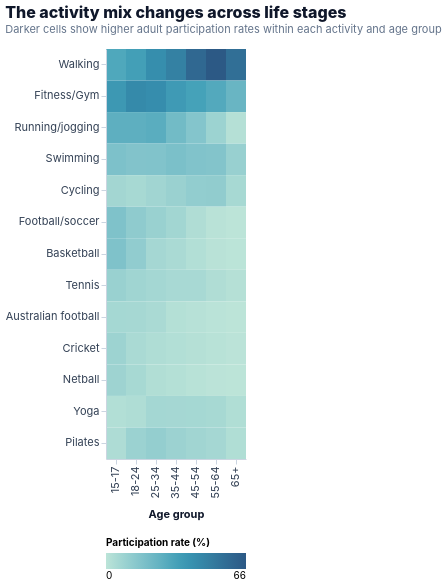

Specify this chart in Vega-Lite:
### Vega-Lite specification from a JSON file in a GitHub repository (floating-point values rounded to 4 significant figures)
{"$schema": "https://vega.github.io/schema/vega-lite/v5.json", "background": "transparent", "config": {"view": {"stroke": null}, "axis": {"labelFont": "Inter, Arial, sans-serif", "titleFont": "Inter, Arial, sans-serif", "labelColor": "#334155", "titleColor": "#0f172a", "gridColor": "#e8edf4", "domainColor": "#cbd5e1", "tickColor": "#cbd5e1", "labelFontSize": 11, "titleFontSize": 11, "titlePadding": 10}, "legend": {"labelFont": "Inter, Arial, sans-serif", "titleFont": "Inter, Arial, sans-serif", "orient": "bottom", "labelLimit": 180, "labelFontSize": 10, "titleFontSize": 10, "symbolType": "circle"}, "title": {"font": "Inter, Arial, sans-serif", "fontSize": 16, "fontWeight": 800, "subtitleFont": "Inter, Arial, sans-serif", "subtitleFontSize": 11, "anchor": "start", "color": "#0f172a", "subtitleColor": "#64748b", "offset": 14}, "bar": {"cornerRadiusEnd": 5}, "range": {"category": ["#0f766e", "#2563eb", "#f59e0b", "#db2777", "#8b5cf6", "#14b8a6", "#64748b"]}}, "title": {"text": "The activity mix changes across life stages", "subtitle": "Darker cells show higher adult participation rates within each activity and age group"}, "data": {"values": [{"activity": "Walking", "activity_group": "Fitness / lifestyle", "age_group": "15-17", "participation_rate_pct": 30.35, "age_order": 1}, {"activity": "Walking", "activity_group": "Fitness / lifestyle", "age_group": "18-24", "participation_rate_pct": 34.19, "age_order": 2}, {"activity": "Walking", "activity_group": "Fitness / lifestyle", "age_group": "25-34", "participation_rate_pct": 41.86, "age_order": 3}, {"activity": "Walking", "activity_group": "Fitness / lifestyle", "age_group": "35-44", "participation_rate_pct": 47.55, "age_order": 4}, {"activity": "Walking", "activity_group": "Fitness / lifestyle", "age_group": "45-54", "participation_rate_pct": 58.67, "age_order": 5}, {"activity": "Walking", "activity_group": "Fitness / lifestyle", "age_group": "55-64", "participation_rate_pct": 66.03, "age_order": 6}, {"activity": "Walking", "activity_group": "Fitness / lifestyle", "age_group": "65+", "participation_rate_pct": 55.82, "age_order": 7}, {"activity": "Fitness/Gym", "activity_group": "Fitness / lifestyle", "age_group": "15-17", "participation_rate_pct": 37.32, "age_order": 1}, {"activity": "Fitness/Gym", "activity_group": "Fitness / lifestyle", "age_group": "18-24", "participation_rate_pct": 43.44, "age_order": 2}, {"activity": "Fitness/Gym", "activity_group": "Fitness / lifestyle", "age_group": "25-34", "participation_rate_pct": 42.06, "age_order": 3}, {"activity": "Fitness/Gym", "activity_group": "Fitness / lifestyle", "age_group": "35-44", "participation_rate_pct": 36.39, "age_order": 4}, {"activity": "Fitness/Gym", "activity_group": "Fitness / lifestyle", "age_group": "45-54", "participation_rate_pct": 32.93, "age_order": 5}, {"activity": "Fitness/Gym", "activity_group": "Fitness / lifestyle", "age_group": "55-64", "participation_rate_pct": 29.52, "age_order": 6}, {"activity": "Fitness/Gym", "activity_group": "Fitness / lifestyle", "age_group": "65+", "participation_rate_pct": 23.68, "age_order": 7}, {"activity": "Running/jogging", "activity_group": "Fitness / lifestyle", "age_group": "15-17", "participation_rate_pct": 26.57, "age_order": 1}, {"activity": "Running/jogging", "activity_group": "Fitness / lifestyle", "age_group": "18-24", "participation_rate_pct": 26.65, "age_order": 2}, {"activity": "Running/jogging", "activity_group": "Fitness / lifestyle", "age_group": "25-34", "participation_rate_pct": 27.66, "age_order": 3}, {"activity": "Running/jogging", "activity_group": "Fitness / lifestyle", "age_group": "35-44", "participation_rate_pct": 20.85, "age_order": 4}, {"activity": "Running/jogging", "activity_group": "Fitness / lifestyle", "age_group": "45-54", "participation_rate_pct": 15.77, "age_order": 5}, {"activity": "Running/jogging", "activity_group": "Fitness / lifestyle", "age_group": "55-64", "participation_rate_pct": 8.46, "age_order": 6}, {"activity": "Running/jogging", "activity_group": "Fitness / lifestyle", "age_group": "65+", "participation_rate_pct": 1.84, "age_order": 7}, {"activity": "Swimming", "activity_group": "Fitness / lifestyle", "age_group": "15-17", "participation_rate_pct": 17.62, "age_order": 1}, {"activity": "Swimming", "activity_group": "Fitness / lifestyle", "age_group": "18-24", "participation_rate_pct": 16.34, "age_order": 2}, {"activity": "Swimming", "activity_group": "Fitness / lifestyle", "age_group": "25-34", "participation_rate_pct": 16.58, "age_order": 3}, {"activity": "Swimming", "activity_group": "Fitness / lifestyle", "age_group": "35-44", "participation_rate_pct": 18.31, "age_order": 4}, {"activity": "Swimming", "activity_group": "Fitness / lifestyle", "age_group": "45-54", "participation_rate_pct": 16.66, "age_order": 5}, {"activity": "Swimming", "activity_group": "Fitness / lifestyle", "age_group": "55-64", "participation_rate_pct": 15.99, "age_order": 6}, {"activity": "Swimming", "activity_group": "Fitness / lifestyle", "age_group": "65+", "participation_rate_pct": 9.74, "age_order": 7}, {"activity": "Cycling", "activity_group": "Outdoor recreation", "age_group": "15-17", "participation_rate_pct": 6.66, "age_order": 1}, {"activity": "Cycling", "activity_group": "Outdoor recreation", "age_group": "18-24", "participation_rate_pct": 5.59, "age_order": 2}, {"activity": "Cycling", "activity_group": "Outdoor recreation", "age_group": "25-34", "participation_rate_pct": 7.12, "age_order": 3}, {"activity": "Cycling", "activity_group": "Outdoor recreation", "age_group": "35-44", "participation_rate_pct": 9.26, "age_order": 4}, {"activity": "Cycling", "activity_group": "Outdoor recreation", "age_group": "45-54", "participation_rate_pct": 11.59, "age_order": 5}, {"activity": "Cycling", "activity_group": "Outdoor recreation", "age_group": "55-64", "participation_rate_pct": 11.95, "age_order": 6}, {"activity": "Cycling", "activity_group": "Outdoor recreation", "age_group": "65+", "participation_rate_pct": 5.58, "age_order": 7}, {"activity": "Football/soccer", "activity_group": "Traditional sport", "age_group": "15-17", "participation_rate_pct": 17.01, "age_order": 1}, {"activity": "Football/soccer", "activity_group": "Traditional sport", "age_group": "18-24", "participation_rate_pct": 12.33, "age_order": 2}, {"activity": "Football/soccer", "activity_group": "Traditional sport", "age_group": "25-34", "participation_rate_pct": 9.36, "age_order": 3}, {"activity": "Football/soccer", "activity_group": "Traditional sport", "age_group": "35-44", "participation_rate_pct": 6.94, "age_order": 4}, {"activity": "Football/soccer", "activity_group": "Traditional sport", "age_group": "45-54", "participation_rate_pct": 3.28, "age_order": 5}, {"activity": "Football/soccer", "activity_group": "Traditional sport", "age_group": "55-64", "participation_rate_pct": 0.95, "age_order": 6}, {"activity": "Football/soccer", "activity_group": "Traditional sport", "age_group": "65+", "participation_rate_pct": 0.14, "age_order": 7}, {"activity": "Basketball", "activity_group": "Traditional sport", "age_group": "15-17", "participation_rate_pct": 17.28, "age_order": 1}, {"activity": "Basketball", "activity_group": "Traditional sport", "age_group": "18-24", "participation_rate_pct": 11.69, "age_order": 2}, {"activity": "Basketball", "activity_group": "Traditional sport", "age_group": "25-34", "participation_rate_pct": 6.16, "age_order": 3}, {"activity": "Basketball", "activity_group": "Traditional sport", "age_group": "35-44", "participation_rate_pct": 4.84, "age_order": 4}, {"activity": "Basketball", "activity_group": "Traditional sport", "age_group": "45-54", "participation_rate_pct": 2.62, "age_order": 5}, {"activity": "Basketball", "activity_group": "Traditional sport", "age_group": "55-64", "participation_rate_pct": 0.78, "age_order": 6}, {"activity": "Basketball", "activity_group": "Traditional sport", "age_group": "65+", "participation_rate_pct": 0.21, "age_order": 7}, {"activity": "Tennis", "activity_group": "Traditional sport", "age_group": "15-17", "participation_rate_pct": 9.45, "age_order": 1}, {"activity": "Tennis", "activity_group": "Traditional sport", "age_group": "18-24", "participation_rate_pct": 7.48, "age_order": 2}, {"activity": "Tennis", "activity_group": "Traditional sport", "age_group": "25-34", "participation_rate_pct": 6.48, "age_order": 3}, {"activity": "Tennis", "activity_group": "Traditional sport", "age_group": "35-44", "participation_rate_pct": 5.28, "age_order": 4}, {"activity": "Tennis", "activity_group": "Traditional sport", "age_group": "45-54", "participation_rate_pct": 5.27, "age_order": 5}, {"activity": "Tennis", "activity_group": "Traditional sport", "age_group": "55-64", "participation_rate_pct": 3.29, "age_order": 6}, {"activity": "Tennis", "activity_group": "Traditional sport", "age_group": "65+", "participation_rate_pct": 1.92, "age_order": 7}, {"activity": "Australian football", "activity_group": "Traditional sport", "age_group": "15-17", "participation_rate_pct": 6.04, "age_order": 1}, {"activity": "Australian football", "activity_group": "Traditional sport", "age_group": "18-24", "participation_rate_pct": 6.01, "age_order": 2}, {"activity": "Australian football", "activity_group": "Traditional sport", "age_group": "25-34", "participation_rate_pct": 4.75, "age_order": 3}, {"activity": "Australian football", "activity_group": "Traditional sport", "age_group": "35-44", "participation_rate_pct": 2.07, "age_order": 4}, {"activity": "Australian football", "activity_group": "Traditional sport", "age_group": "45-54", "participation_rate_pct": 1.38, "age_order": 5}, {"activity": "Australian football", "activity_group": "Traditional sport", "age_group": "55-64", "participation_rate_pct": 0.45, "age_order": 6}, {"activity": "Australian football", "activity_group": "Traditional sport", "age_group": "65+", "participation_rate_pct": 0.07, "age_order": 7}, {"activity": "Cricket", "activity_group": "Traditional sport", "age_group": "15-17", "participation_rate_pct": 8.43, "age_order": 1}, {"activity": "Cricket", "activity_group": "Traditional sport", "age_group": "18-24", "participation_rate_pct": 4.83, "age_order": 2}, {"activity": "Cricket", "activity_group": "Traditional sport", "age_group": "25-34", "participation_rate_pct": 3.54, "age_order": 3}, {"activity": "Cricket", "activity_group": "Traditional sport", "age_group": "35-44", "participation_rate_pct": 2.67, "age_order": 4}, {"activity": "Cricket", "activity_group": "Traditional sport", "age_group": "45-54", "participation_rate_pct": 1.97, "age_order": 5}, {"activity": "Cricket", "activity_group": "Traditional sport", "age_group": "55-64", "participation_rate_pct": 0.99, "age_order": 6}, {"activity": "Cricket", "activity_group": "Traditional sport", "age_group": "65+", "participation_rate_pct": 0.31, "age_order": 7}, {"activity": "Netball", "activity_group": "Traditional sport", "age_group": "15-17", "participation_rate_pct": 8.14, "age_order": 1}, {"activity": "Netball", "activity_group": "Traditional sport", "age_group": "18-24", "participation_rate_pct": 5.52, "age_order": 2}, {"activity": "Netball", "activity_group": "Traditional sport", "age_group": "25-34", "participation_rate_pct": 3.06, "age_order": 3}, {"activity": "Netball", "activity_group": "Traditional sport", "age_group": "35-44", "participation_rate_pct": 2.13, "age_order": 4}, {"activity": "Netball", "activity_group": "Traditional sport", "age_group": "45-54", "participation_rate_pct": 1.16, "age_order": 5}, {"activity": "Netball", "activity_group": "Traditional sport", "age_group": "55-64", "participation_rate_pct": 0.31, "age_order": 6}, {"activity": "Netball", "activity_group": "Traditional sport", "age_group": "65+", "participation_rate_pct": 0.05, "age_order": 7}, {"activity": "Yoga", "activity_group": "Fitness / lifestyle", "age_group": "15-17", "participation_rate_pct": 2.6, "age_order": 1}, {"activity": "Yoga", "activity_group": "Fitness / lifestyle", "age_group": "18-24", "participation_rate_pct": 3.61, "age_order": 2}, {"activity": "Yoga", "activity_group": "Fitness / lifestyle", "age_group": "25-34", "participation_rate_pct": 6.43, "age_order": 3}, {"activity": "Yoga", "activity_group": "Fitness / lifestyle", "age_group": "35-44", "participation_rate_pct": 6.28, "age_order": 4}, {"activity": "Yoga", "activity_group": "Fitness / lifestyle", "age_group": "45-54", "participation_rate_pct": 6.11, "age_order": 5}, {"activity": "Yoga", "activity_group": "Fitness / lifestyle", "age_group": "55-64", "participation_rate_pct": 5.57, "age_order": 6}, {"activity": "Yoga", "activity_group": "Fitness / lifestyle", "age_group": "65+", "participation_rate_pct": 3.16, "age_order": 7}, {"activity": "Pilates", "activity_group": "Fitness / lifestyle", "age_group": "15-17", "participation_rate_pct": 3.75, "age_order": 1}, {"activity": "Pilates", "activity_group": "Fitness / lifestyle", "age_group": "18-24", "participation_rate_pct": 8.76, "age_order": 2}, {"activity": "Pilates", "activity_group": "Fitness / lifestyle", "age_group": "25-34", "participation_rate_pct": 11.02, "age_order": 3}, {"activity": "Pilates", "activity_group": "Fitness / lifestyle", "age_group": "35-44", "participation_rate_pct": 8.71, "age_order": 4}, {"activity": "Pilates", "activity_group": "Fitness / lifestyle", "age_group": "45-54", "participation_rate_pct": 7.13, "age_order": 5}, {"activity": "Pilates", "activity_group": "Fitness / lifestyle", "age_group": "55-64", "participation_rate_pct": 6.26, "age_order": 6}, {"activity": "Pilates", "activity_group": "Fitness / lifestyle", "age_group": "65+", "participation_rate_pct": 3.19, "age_order": 7}]}, "width": "container", "height": 410, "mark": {"type": "rect", "tooltip": true}, "encoding": {"y": {"field": "activity", "type": "nominal", "title": null, "sort": ["Walking", "Fitness/Gym", "Running/jogging", "Swimming", "Cycling", "Football/soccer", "Basketball", "Tennis", "Australian football", "Cricket", "Netball", "Yoga", "Pilates"], "axis": {"labelLimit": 150}}, "x": {"field": "age_group", "type": "ordinal", "title": "Age group", "sort": ["15-17", "18-24", "25-34", "35-44", "45-54", "55-64", "65+"]}, "color": {"field": "participation_rate_pct", "type": "quantitative", "title": "Participation rate (%)", "scale": {"scheme": "tealblues"}}, "tooltip": [{"field": "activity", "title": "Activity"}, {"field": "age_group", "title": "Age group"}, {"field": "participation_rate_pct", "title": "Participation rate (%)", "format": ".1f"}]}}
